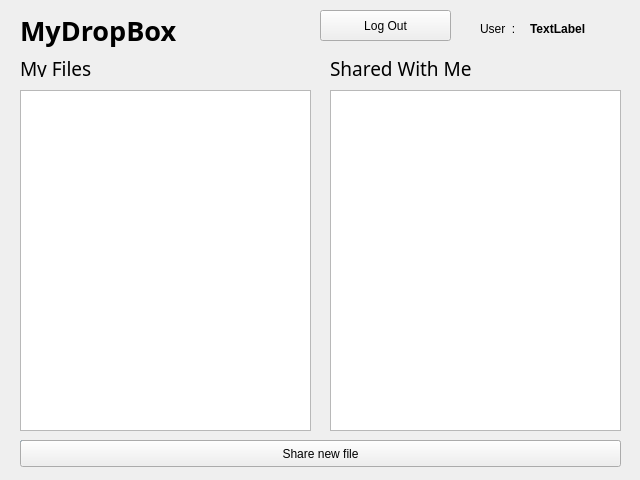
<?xml version="1.0" encoding="UTF-8"?>
<ui version="4.0">
 <class>UserFiles</class>
 <widget class="QWidget" name="UserFiles">
  <property name="geometry">
   <rect>
    <x>0</x>
    <y>0</y>
    <width>640</width>
    <height>480</height>
   </rect>
  </property>
  <property name="windowTitle">
   <string>Form</string>
  </property>
  <widget class="QLabel" name="label">
   <property name="geometry">
    <rect>
     <x>20</x>
     <y>10</y>
     <width>171</width>
     <height>41</height>
    </rect>
   </property>
   <property name="font">
    <font>
     <family>Padauk</family>
     <pointsize>20</pointsize>
     <weight>75</weight>
     <bold>true</bold>
     <kerning>true</kerning>
    </font>
   </property>
   <property name="text">
    <string>MyDropBox</string>
   </property>
  </widget>
  <widget class="QLabel" name="label_2">
   <property name="geometry">
    <rect>
     <x>480</x>
     <y>20</y>
     <width>67</width>
     <height>17</height>
    </rect>
   </property>
   <property name="text">
    <string>User  : </string>
   </property>
  </widget>
  <widget class="QLabel" name="user_lbl">
   <property name="geometry">
    <rect>
     <x>530</x>
     <y>20</y>
     <width>101</width>
     <height>17</height>
    </rect>
   </property>
   <property name="font">
    <font>
     <weight>75</weight>
     <bold>true</bold>
    </font>
   </property>
   <property name="text">
    <string>TextLabel</string>
   </property>
  </widget>
  <widget class="QPushButton" name="logout">
   <property name="geometry">
    <rect>
     <x>320</x>
     <y>10</y>
     <width>131</width>
     <height>31</height>
    </rect>
   </property>
   <property name="text">
    <string>Log Out</string>
   </property>
  </widget>
  <widget class="QProgressBar" name="progressBar">
   <property name="geometry">
    <rect>
     <x>20</x>
     <y>440</y>
     <width>601</width>
     <height>23</height>
    </rect>
   </property>
   <property name="value">
    <number>50</number>
   </property>
   <property name="textDirection">
    <enum>QProgressBar::TopToBottom</enum>
   </property>
  </widget>
  <widget class="QLabel" name="label_3">
   <property name="geometry">
    <rect>
     <x>20</x>
     <y>60</y>
     <width>161</width>
     <height>17</height>
    </rect>
   </property>
   <property name="font">
    <font>
     <family>Padauk</family>
     <pointsize>14</pointsize>
    </font>
   </property>
   <property name="text">
    <string>My Files</string>
   </property>
  </widget>
  <widget class="QPushButton" name="upload_btn">
   <property name="geometry">
    <rect>
     <x>20</x>
     <y>440</y>
     <width>601</width>
     <height>27</height>
    </rect>
   </property>
   <property name="text">
    <string>Share new file</string>
   </property>
  </widget>
  <widget class="QListWidget" name="listWidget">
   <property name="geometry">
    <rect>
     <x>20</x>
     <y>90</y>
     <width>291</width>
     <height>341</height>
    </rect>
   </property>
  </widget>
  <widget class="QLabel" name="label_4">
   <property name="geometry">
    <rect>
     <x>330</x>
     <y>60</y>
     <width>161</width>
     <height>17</height>
    </rect>
   </property>
   <property name="font">
    <font>
     <family>Padauk</family>
     <pointsize>14</pointsize>
    </font>
   </property>
   <property name="text">
    <string>Shared With Me</string>
   </property>
  </widget>
  <widget class="QListWidget" name="sharedListWidget">
   <property name="geometry">
    <rect>
     <x>330</x>
     <y>90</y>
     <width>291</width>
     <height>341</height>
    </rect>
   </property>
  </widget>
 </widget>
 <resources/>
 <connections>
  <connection>
   <sender>logout</sender>
   <signal>clicked()</signal>
   <receiver>UserFiles</receiver>
   <slot>logOut()</slot>
   <hints>
    <hint type="sourcelabel">
     <x>398</x>
     <y>23</y>
    </hint>
    <hint type="destinationlabel">
     <x>254</x>
     <y>19</y>
    </hint>
   </hints>
  </connection>
  <connection>
   <sender>upload_btn</sender>
   <signal>clicked()</signal>
   <receiver>UserFiles</receiver>
   <slot>uploadFile()</slot>
   <hints>
    <hint type="sourcelabel">
     <x>84</x>
     <y>449</y>
    </hint>
    <hint type="destinationlabel">
     <x>8</x>
     <y>436</y>
    </hint>
   </hints>
  </connection>
 </connections>
 <slots>
  <slot>logOut()</slot>
  <slot>uploadFile()</slot>
 </slots>
</ui>
